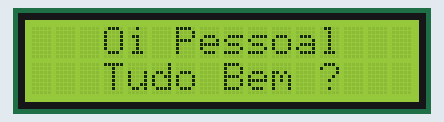
Bench run of a sketch on a simulated Arduino Nano, built with avr-gcc and run on an emulated ATmega328P. Shown: 16×2 character LCD.

Above: at 0.1 s.
At 4.1 s:
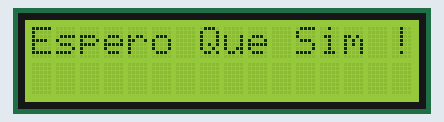
At 8.1 s:
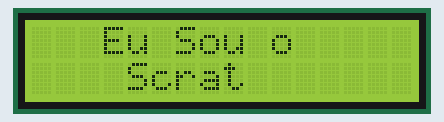
At 16.1 s:
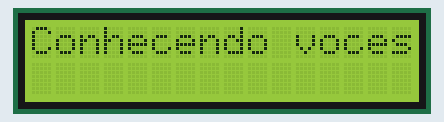
At 24.1 s:
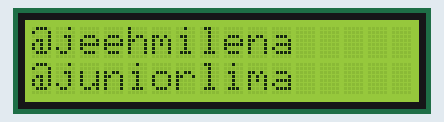
At 36.2 s:
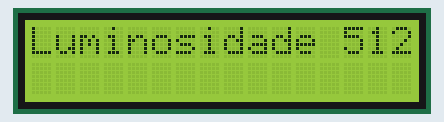

Measured:
- what the display in image 1 shows lasts 3.0 s, from 4.1 s to 7.1 s

The sketch:

sketch_jul06c.ino
```cpp
#include <Thermistor.h>

#include <LiquidCrystal.h>

LiquidCrystal lcd(12, 11, 10, 9, 8, 7);

int SENSOR_LUZ = 0;
int VALOR_SENSOR_LUZ = 0;
int SENSOR_TEMP = 1;
int VALOR_SENSOR_TEMP = 1;

void setup(){
  lcd.begin (16, 2);
  Serial.begin(9600);
}

void loop () {

lcd.setCursor(3,0);
lcd.print("Oi Pessoal");
lcd.setCursor(3,1);
lcd.print("Tudo Bem ?");

delay(3000);

lcd.clear();

delay(1000);

lcd.setCursor(0,0);
lcd.print("Espero Que Sim !");

delay(3000);

lcd.clear();

delay(1000);

lcd.setCursor(3,0);
lcd.print("Eu Sou o");
lcd.setCursor(4,1);
lcd.print("Scrat");
delay(3000);

lcd.clear();

delay(1000);

lcd.setCursor(2,0);
lcd.print("Estou Feliz");
lcd.setCursor(4,1);
lcd.print("Em estar ");
delay(3000);

lcd.clear();

delay(1000);

lcd.setCursor(0,0);
lcd.print("Conhecendo voces");
delay(3000);

lcd.clear();

delay(1000);

lcd.setCursor(4,0);
lcd.print("Eu Fui");
lcd.setCursor(0,1);
lcd.print("Desenvolvido por");
delay(3000);

lcd.clear();

delay(1000);

lcd.setCursor(0,0);
lcd.print("@jeehmilena");
lcd.setCursor(0,1);
lcd.print("@juniorlima");
delay(3000);

lcd.clear();

delay(1000);

lcd.setCursor(0,0);
lcd.print("Vou mostrar");
lcd.setCursor(0,1);
lcd.print("Alguns dados");
delay(3000);

lcd.clear();

delay(1000);

lcd.setCursor(0,0);
lcd.print("Captados pelos");
lcd.setCursor(0,1);
lcd.print("Meus sensores");
delay(3000);

lcd.clear();

delay(1000);

VALOR_SENSOR_LUZ = analogRead(SENSOR_LUZ);


lcd.setCursor(0,0);
lcd.print("Luminosidade ");
lcd.setCursor(13,0);
lcd.print(VALOR_SENSOR_LUZ);


delay(5000);
lcd.clear();
delay(1000);

VALOR_SENSOR_TEMP = analogRead(SENSOR_TEMP);

lcd.setCursor(0,0);
lcd.print("Temperatura ");
lcd.setCursor(13,0);
lcd.print(VALOR_SENSOR_TEMP);


delay(5000);
lcd.clear();
delay(1000);
}
```
